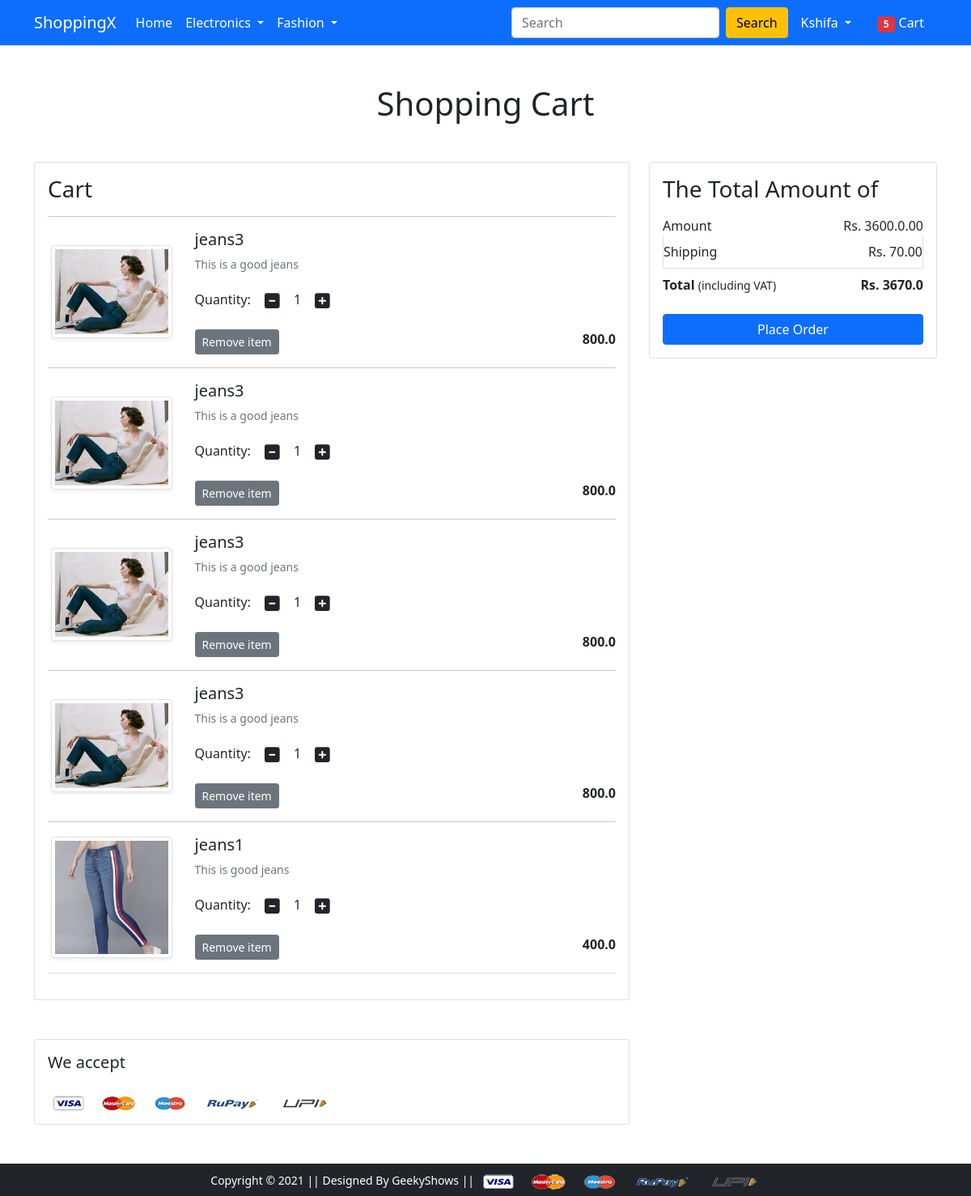
The app's page /cart/ (signed in) with its own data.
### app/models.py (models this page shows, shortened)
class Cart(models.Model):
    user = models.ForeignKey(User,on_delete=models.CASCADE)
    product = models.ForeignKey(Product,on_delete=models.CASCADE)
    quantity = models.PositiveIntegerField(default=1)

class Product(models.Model):
    title =models.CharField(max_length=100)
    selling_price = models.FloatField()
    discounted_price = models.FloatField()
    description = models.TextField()
    brand = models.CharField(max_length=100)
    category = models.CharField(choices=CATEGORY_CHOICES,max_length=2)
    product_image = models.ImageField(upload_to='productimg')

### app/views.py (the view)
# urls.py: path('cart/',views.show_cart,name='showcart'),
@login_required
def show_cart(request):
 totalitem = 0
 if request.user.is_authenticated:
  totalitem = len(Cart.objects.filter(user=request.user))
  user=request.user
  cart = Cart.objects.filter(user=user)
  amount = 0.0
  shipping_amount = 70.0
  total_amount = 0.0
  cart_product = [p for p in Cart.objects.all() if p.user == user]
  if cart_product:
   for p in cart_product:
    tempamount = (p.quantity * p.product.discounted_price)
    amount += tempamount
    totalamount = amount + shipping_amount
    print(totalamount)
   return render(request,'app/addtocart.html',{'cart':cart,'totalamount':totalamount,'amount':amount,'totalitem':totalitem})
  else:
   return render(request,'app/emptycart.html',{'totalitem':totalitem})

### app/templates/app/addtocart.html (shortened to what this page needs)
{% extends 'app/base.html' %}
{% load static %}
{% block main-content %}
<div class="container my-5">
 <div class="row">
  <h1 class="text-center mb-5">Shopping Cart</h1>
  <div class="col-sm-8">
  <div class="card">
   <div class="card-body">
    <h3>Cart</h3>
    {% for carts in cart %}
     <hr>
    <div class="row">
     <div class="col-sm-3 text-center align-self-center"><img src="{{carts.product.product_image.url}}" alt="" srcset="" class="img-fluid img-thumbnail shadow-sm" height="150" width="150"> </div>
     <div class="col-sm-9">
      <div>
       <h5>{{carts.product.title}}</h5>
       <p class="mb-2 text-muted small">{{carts.product.description}}</p>
       <div class="my-3">
        <label for="quantity">Quantity:</label>
        <a class="minus-cart btn" pid="{{carts.product.id}}" ><i class="fas fa-minus-square fa-lg"></i></a>
          <span id="quantity">{{carts.quantity}}</span>
        <a class="plus-cart btn"  pid="{{carts.product.id}}"><i class="fas fa-plus-square fa-lg"></i></a>
       </div>
       <div class="d-flex justify-content-between">
        <a href="#" class="btn btn-sm btn-secondary mr-3 remove-cart" pid="{{carts.product.id}}" >Remove item </a>
        <p class="mb-0"><span><strong>{{carts.product.discounted_price}}</strong></span></p>
       </div>
      </div>
     </div>
    </div>
    {% endfor %}
    <hr class="text-muted">
   </div>
   </div>
  </div>
  <div class="col-sm-4">
   <div class="card">
    <div class="card-body">
      <h3>The Total Amount of</h3>
      <ul class="list-group">
       <li class="list-group-item d-flex justify-content-between align-items-center border-0 px-0 pb-0">Amount<span>Rs. <span id="amount">{{amount}}.00</span></span></li>
       <li class="list-group-item d-flex justify-content-between align-items-center px-0">Shipping<span>Rs. 70.00</span></li>
       <li class="list-group-item d-flex justify-content-between align-items-center border-0 px-0 mb-3">
        <div>
           <strong>Total</strong> <small>(including VAT)</small>
         </div>
        <span><strong>Rs. <strong id="totalamount">{{totalamount}}</strong></strong></span>
       </li>
      </ul>
      <div class="d-grid"><a href="{% url 'checkout' %}" class="btn btn-primary">Place Order</a></div>
    </div>
   </div>
  </div>
 </div>
</div>
<div class="container">
 <div class="row">
  <div class="col-sm-8">
   <div class="card">
    <div class="card-body">
      <h5 class="mb-4">We accept</h5>
      <img src="{% static 'app/images/payment.png' %}" alt="" class="img-fluid">
    </div>
  </div>
  </div>
 </div>
</div>
{% endblock main-content %}

### app/templates/app/base.html (shortened to what this page needs)
<!doctype html>
{% load static %}
<html lang="en">
  <head>
    <link href="https://cdn.jsdelivr.net/npm/bootstrap@5.0.0-beta1/dist/css/bootstrap.min.css" rel="stylesheet">
    <link rel="stylesheet" href="{% static 'app/css/owl.carousel.min.css' %}">
    <link rel="stylesheet" href="{% static 'app/css/all.min.css' %}">
    <link rel="stylesheet" href="{% static 'app/css/style.css' %}">
  </head>
  <body>
    <nav class="navbar navbar-expand-lg navbar-dark bg-primary">
     <div class="container">
       <a class="navbar-brand" href="/">ShoppingX</a>
       <div class="collapse navbar-collapse" id="navbarSupportedContent">
         <ul class="navbar-nav me-auto mb-2 mb-lg-0">
           <li class="nav-item">
             <a class="nav-link active" aria-current="page" href="/">Home</a>
           </li>
           <li class="nav-item dropdown">
             <a class="nav-link dropdown-toggle text-white" href="#" id="electronicsDropdown" role="button" data-bs-toggle="dropdown" aria-expanded="false">
               Electronics
             </a>
           </li>
           <li class="nav-item dropdown">
             <a class="nav-link dropdown-toggle text-white" href="#" id="fashionDropdown" role="button" data-bs-toggle="dropdown" aria-expanded="false">
               Fashion
             </a>
           </li>
         </ul>
         <form class="d-flex">
           <input class="form-control me-2" type="search" placeholder="Search" aria-label="Search">
           <button class="btn btn-warning" type="submit">Search</button>
         </form>
         <div>
          <ul class="navbar-nav me-auto mb-2 mb-lg-0">
           {% if request.user.is_authenticated %}
              <li class="nav-item dropdown mx-2">
              <a class="nav-link dropdown-toggle text-white" href="#" id="profileDropdown" role="button" data-bs-toggle="dropdown" aria-expanded="false">
               {{request.user.username|capfirst}}
              </a>
            </li>
            <li class="nav-item mx-2">
             <a href="{% url 'showcart' %}" class="nav-link text-white"><span class="badge bg-danger">{{totalitem}}</span> Cart </a>
            </li>
              {% endif %}
          </ul>
         </div>
       </div>
     </div>
    </nav>
    {% block main-content %} {% endblock main-content %}
    <footer class="container-fluid bg-dark text-center p-2 mt-5">
        <small class="text-white">Copyright &copy; 2021 || Designed By GeekyShows || </small>
        <img src="{% static 'app/images/payment.png' %}" alt="" srcset="" class="img-fluid" height="2px">
    </footer>
  </body>
</html>

### records on screen
Cart: product.product_image (picture), product "jeans3", product.description "This is a good jeans", quantity "1", product.discounted_price "800.0"
Cart: product.product_image (picture), product "jeans3", product.description "This is a good jeans", quantity "1", product.discounted_price "800.0"
Cart: product.product_image (picture), product "jeans3", product.description "This is a good jeans", quantity "1", product.discounted_price "800.0"
Cart: product.product_image (picture), product "jeans3", product.description "This is a good jeans", quantity "1", product.discounted_price "800.0"
Cart: product.product_image (picture), product "jeans1", product.description "This is good jeans", quantity "1", product.discounted_price "400.0"

### other values on screen
{{ request.user.username|capfirst }} "Kshifa"
{{ totalitem }} "5"
{{ amount }} "3600.0"
{{ totalamount }} "3670.0"
